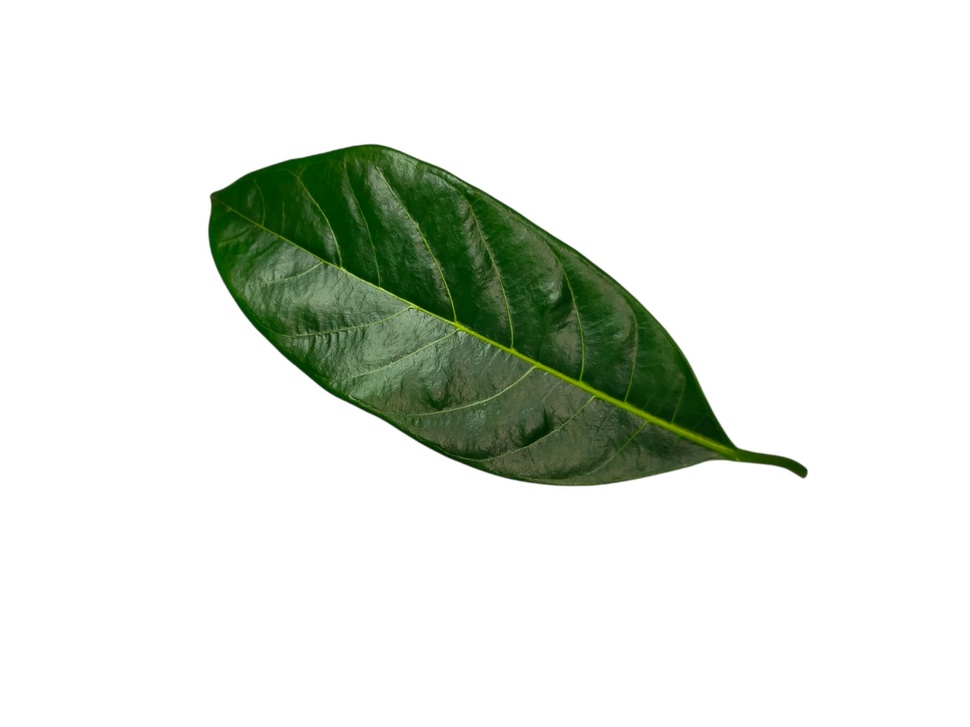
#> input picture Dataset/NANGKA/001.jpg, 970 x 727 px, shrunk from 1600 x 1200 before the run; its folder holds 4 pictures in this run
$ jupyter execute Untitled.ipynb
#> lines starting #> are read from the running program, lines starting #| are printed output that depends on the picture
[cell 1]
import cv2
import numpy as np
import glob

[cell 2]
imdir1 = "Dataset/NANGKA/"
imdir2 = "Dataset/SIRIH/"

[cell 3]
ext = ['jpg']

[cell 4]
files1 = []
files2 = []

[files1.extend(glob.glob(imdir1 + '*.' + e)) for e in ext]
[files2.extend(glob.glob(imdir2 + '*.' + e)) for e in ext]

[cell 5]
images1 = [cv2.imread(file1) for file1 in files1]
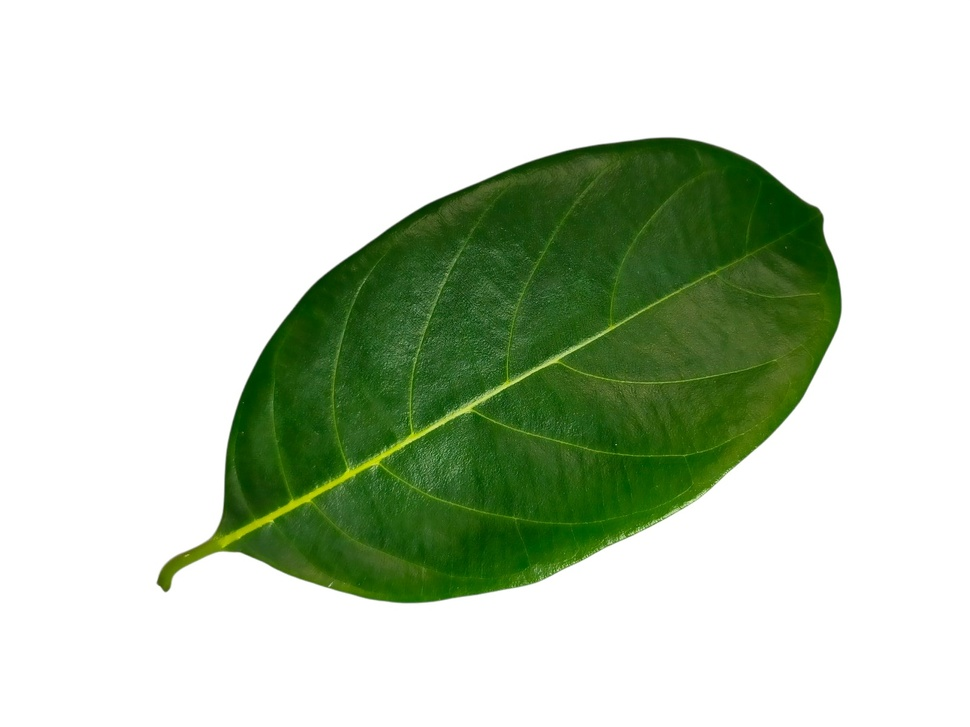
#> input picture Dataset/NANGKA/002.jpg, 970 x 727 px, shrunk from 1600 x 1200 before the run
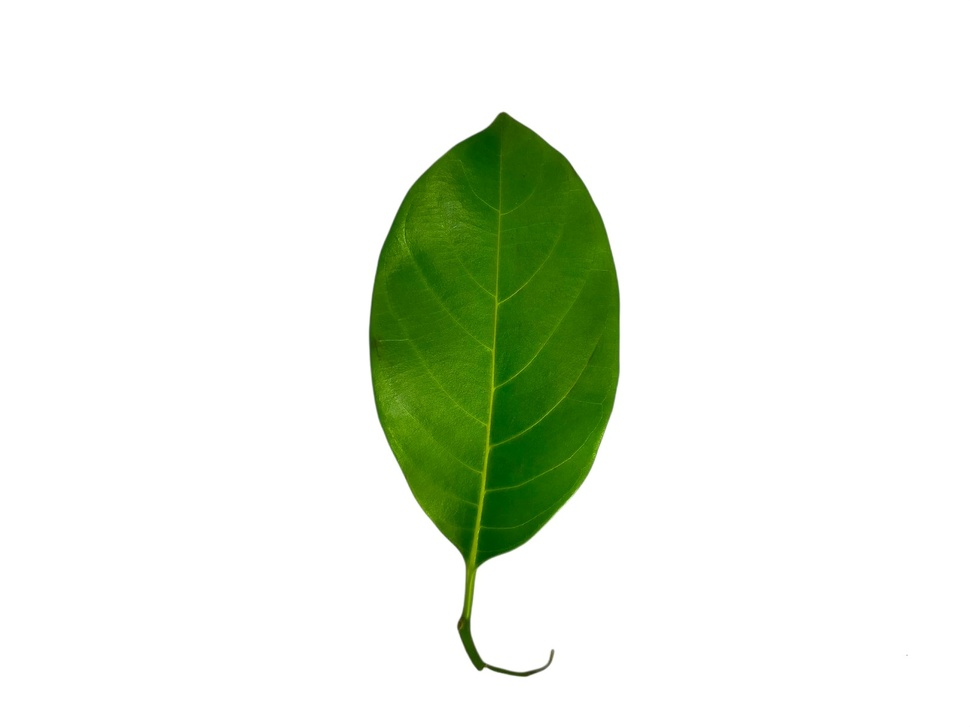
#> input picture Dataset/NANGKA/003.jpg, 970 x 727 px, shrunk from 1600 x 1200 before the run
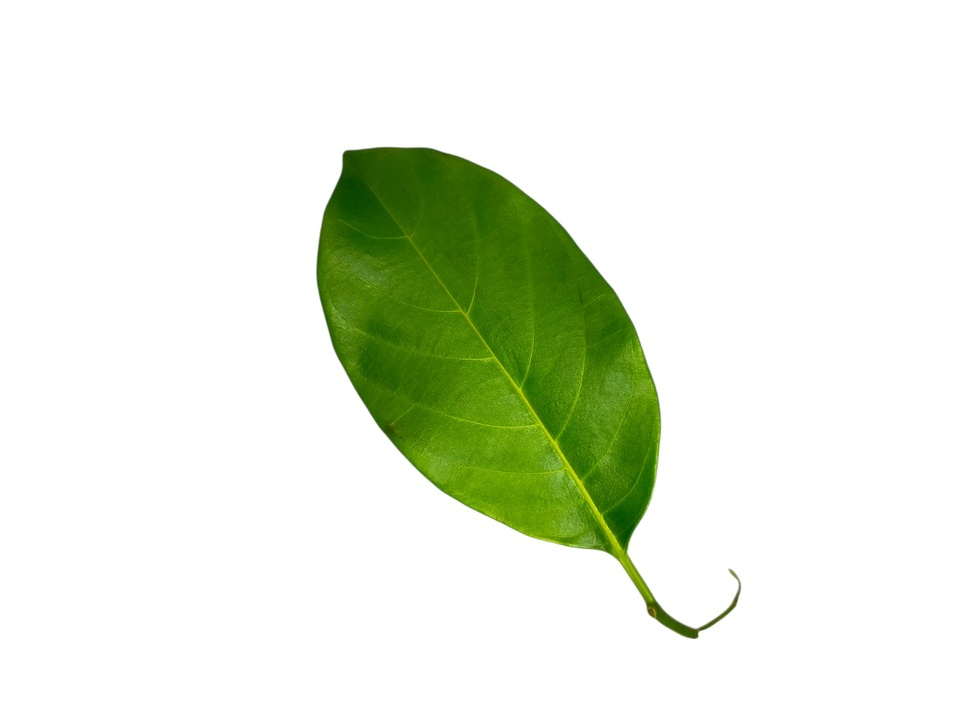
#> input picture Dataset/NANGKA/004.jpg, 970 x 727 px, shrunk from 1600 x 1200 before the run
#> images1 = 4 items
images2 = [cv2.imread(file2) for file2 in files2]

[cell 6]
#adjust contrast to all of them
x = 1
for img1 in images1:
    img_adjusted1 = cv2.addWeighted(img1, 1.5, np.zeros(img1.shape, img1.dtype), 0, -60)
    img_name1 = "Dataset/update_nangka/" + str(x) + ".jpg"
    cv2.imwrite(img_name1, img_adjusted1)
    x+=1
#> this loop made 4 passes
#> img_name1 on passes 1 to 4: 'Dataset/update_nangka/1.jpg', 'Dataset/update_nangka/2.jpg', 'Dataset/update_nangka/3.jpg', 'Dataset/update_nangka/4.jpg'
#> pass 1, `img_adjusted1 = cv2.addWeighted(img1, 1.5, np.zeros(img1.shape, img1.d..`:
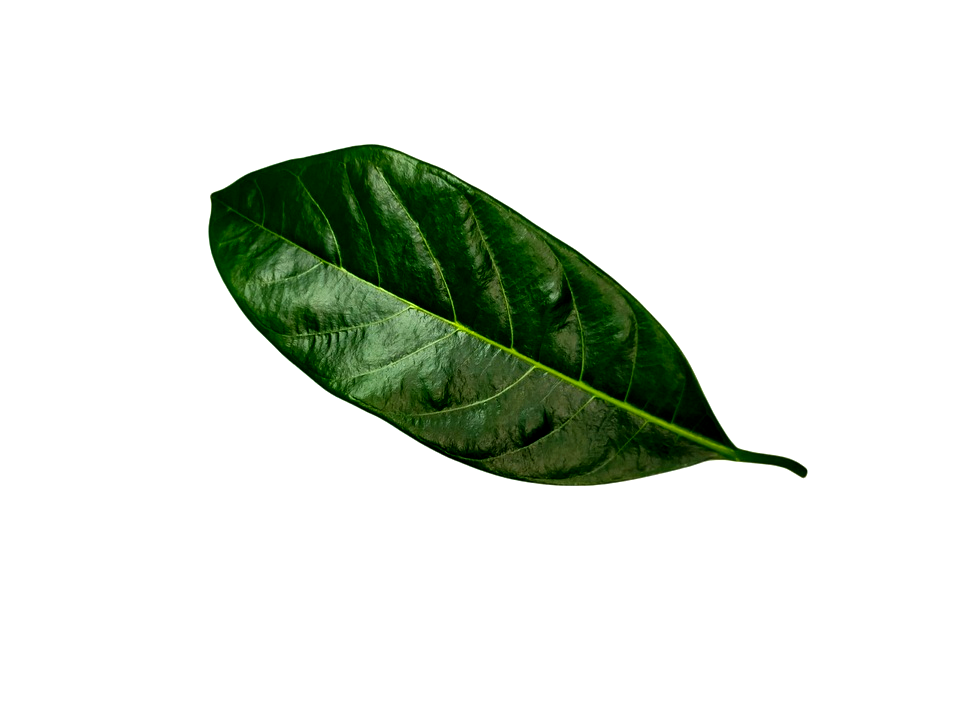
#> img_adjusted1: shape (727, 970, 3); mean B, G, R 218.2, 226, 220.2
#> pass 2, `img_adjusted1 = cv2.addWeighted(img1, 1.5, np.zeros(img1.shape, img1.d..`:
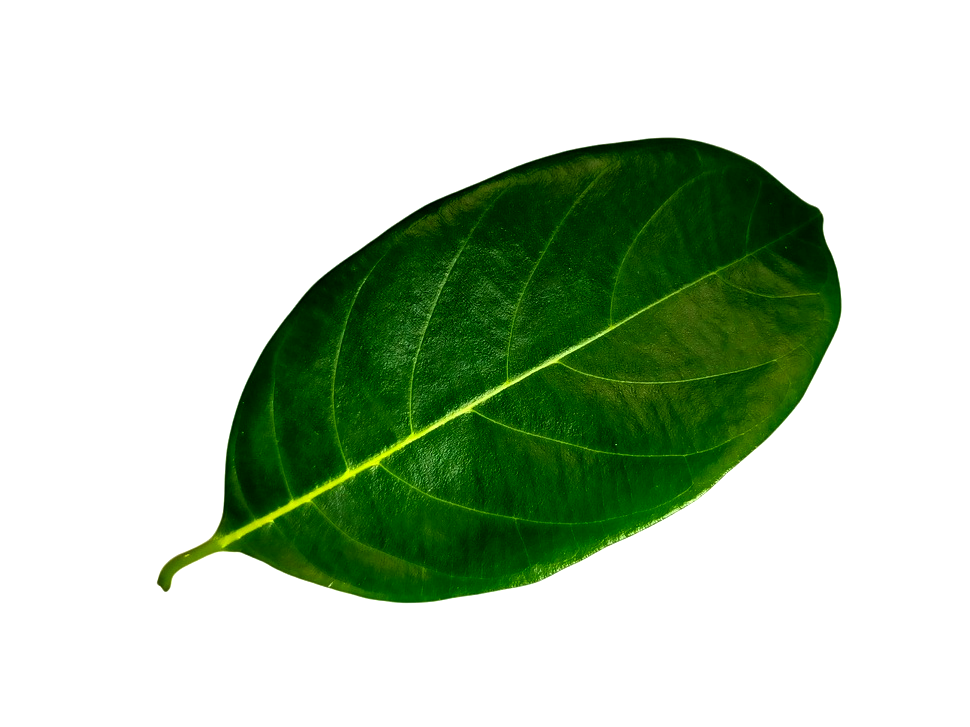
#> img_adjusted1: shape (727, 970, 3); mean B, G, R 181.5, 202.7, 185.3
#> pass 3, `img_adjusted1 = cv2.addWeighted(img1, 1.5, np.zeros(img1.shape, img1.d..`:
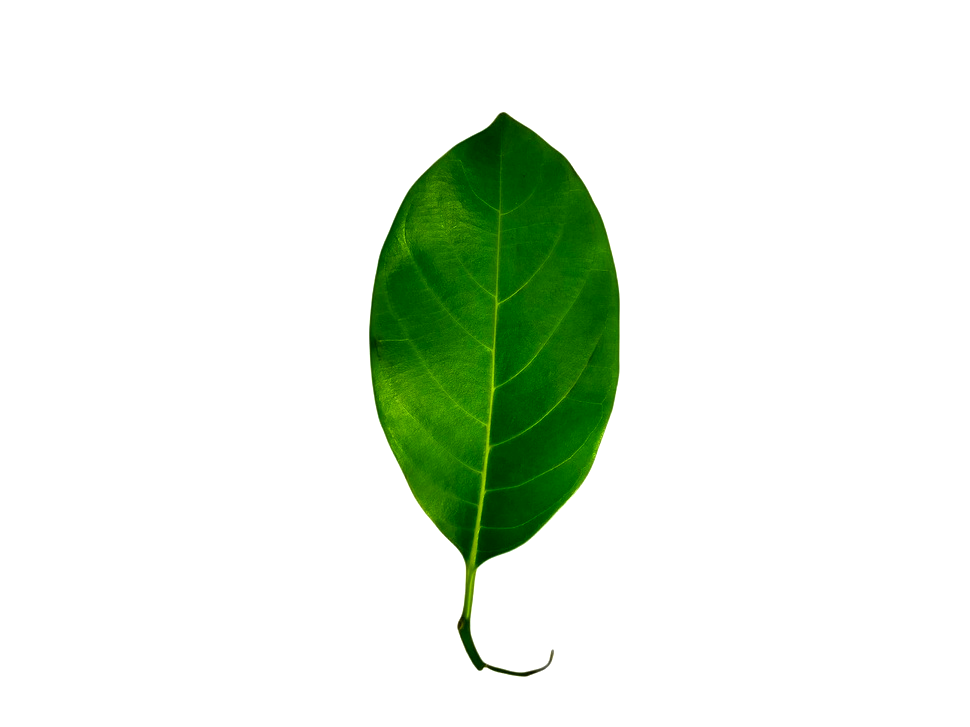
#> img_adjusted1: shape (727, 970, 3); mean B, G, R 224.4, 236.6, 226.7
#> after the loop, x = 5

y = 1
for img2 in images2:
    img_adjusted2 = cv2.addWeighted(img2, 1.5, np.zeros(img2.shape, img2.dtype), 0, 5)
    img_name2 = "Dataset/update_sirih/" + str(y) + ".jpg"
    cv2.imwrite(img_name2, img_adjusted2)
    y+=1
#> after the loop, y = 1
